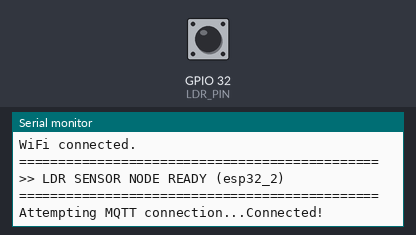
Recording of a sketch running on a simulated ESP32. Shown: the last lines printed to the serial monitor. Inputs (shaded band) come from the test bench; at power-on: GPIO 32 (LDR_PIN) HIGH. WiFi joins after 1.5 s; servers stay silent unless stated; random numbers use the default seed unless the sketch sets one; no MQTT or app messages arrive unless stated.

Above: at 2.7 s.
2.8 s: GPIO 32 (LDR_PIN) pulled LOW for 3 s
At 3.6 s:
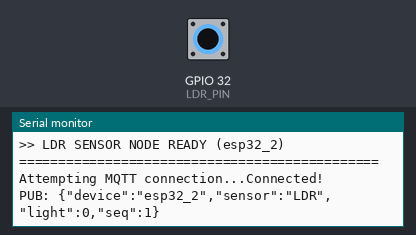
7.7 s: GPIO 32 (LDR_PIN) pulled LOW for 3 s
At 10.4 s:
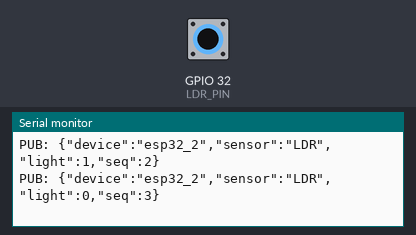
Timing chart, 0 to 11.9 s (numbered marks = the images above; inputs shaded):
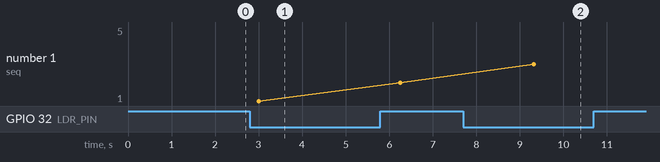

The sketch:

netguard-ldr.ino
```cpp
#include <WiFi.h>
#include <PubSubClient.h>

// ==========================================
// 1. WiFi & MQTT Configuration
// ==========================================
const char* ssid        = "YOUR_WIFI_SSID";
const char* password    = "YOUR_WIFI_PASSWORD";
const char* mqtt_server = "broker.hivemq.com";
const int   mqtt_port   = 1883;

WiFiClient espClient;
PubSubClient client(espClient);

// ==========================================
// 2. Hardware Pins
// ==========================================
// The D0 pin from the LDR module is connected to GPIO 32
const int LDR_PIN = 32;

// ==========================================
// 3. Timing and Payload variables
// ==========================================
unsigned long lastPublishTime = 0;
unsigned long nextPublishDelay = 3000;
unsigned long seqNumber = 0;

// ==========================================
// Helpers
// ==========================================
void setup_wifi() {
  delay(10);
  Serial.println();
  Serial.print("Connecting to WiFi: ");
  Serial.println(ssid);

  WiFi.begin(ssid, password);
  while (WiFi.status() != WL_CONNECTED) {
    delay(500);
    Serial.print(".");
  }
  Serial.println("\nWiFi connected.");
}

void reconnect() {
  while (!client.connected()) {
    String clientId = "ESP32-LDR-" + String(random(0xffff), HEX);
    Serial.print("Attempting MQTT connection...");

    if (client.connect(clientId.c_str())) {
      Serial.println("Connected!");
    } else {
      Serial.print("failed, rc=");
      Serial.print(client.state());
      Serial.println(" try again in 5 seconds");
      delay(5000);
    }
  }
}

// ==========================================
// Setup
// ==========================================
void setup() {
  Serial.begin(115200);

  // FIX 1: Set as INPUT_PULLUP to prevent floating pin issue on GPIO 32
  pinMode(LDR_PIN, INPUT_PULLUP);

  setup_wifi();
  client.setServer(mqtt_server, mqtt_port);

  Serial.println("\n==============================================");
  Serial.println(">> LDR SENSOR NODE READY (esp32_2)");
  Serial.println("==============================================\n");
}

// ==========================================
// Main Loop
// ==========================================
void loop() {
  if (!client.connected()) {
    reconnect();
  }
  client.loop();

  unsigned long now = millis();

  // Send a packet randomly every 2 to 5 seconds (Normal behavior)
  if (now - lastPublishTime >= nextPublishDelay) {
    lastPublishTime = now;
    nextPublishDelay = random(2000, 5000);
    seqNumber++;

    // FIX 2: Use digitalRead to read the D0 pin (outputs 0 or 1)
    int lightValue = digitalRead(LDR_PIN);

    // Build the JSON payload string matching the expected format
    String payload = "{\"device\":\"esp32_2\",\"sensor\":\"LDR\",\"light\":" + String(lightValue) +
                     ",\"seq\":" + String(seqNumber) + "}";

    // Publish to the device2 topic
    client.publish("netguard/device2", payload.c_str());

    Serial.print("PUB: ");
    Serial.println(payload);
  }
}
```

Measured:
- after the input at 2.8 s, the serial monitor: prints a new line after 0.20 s (image 1)
- after the input at 7.7 s, the serial monitor: prints a new line after 1.6 s (image 2)
